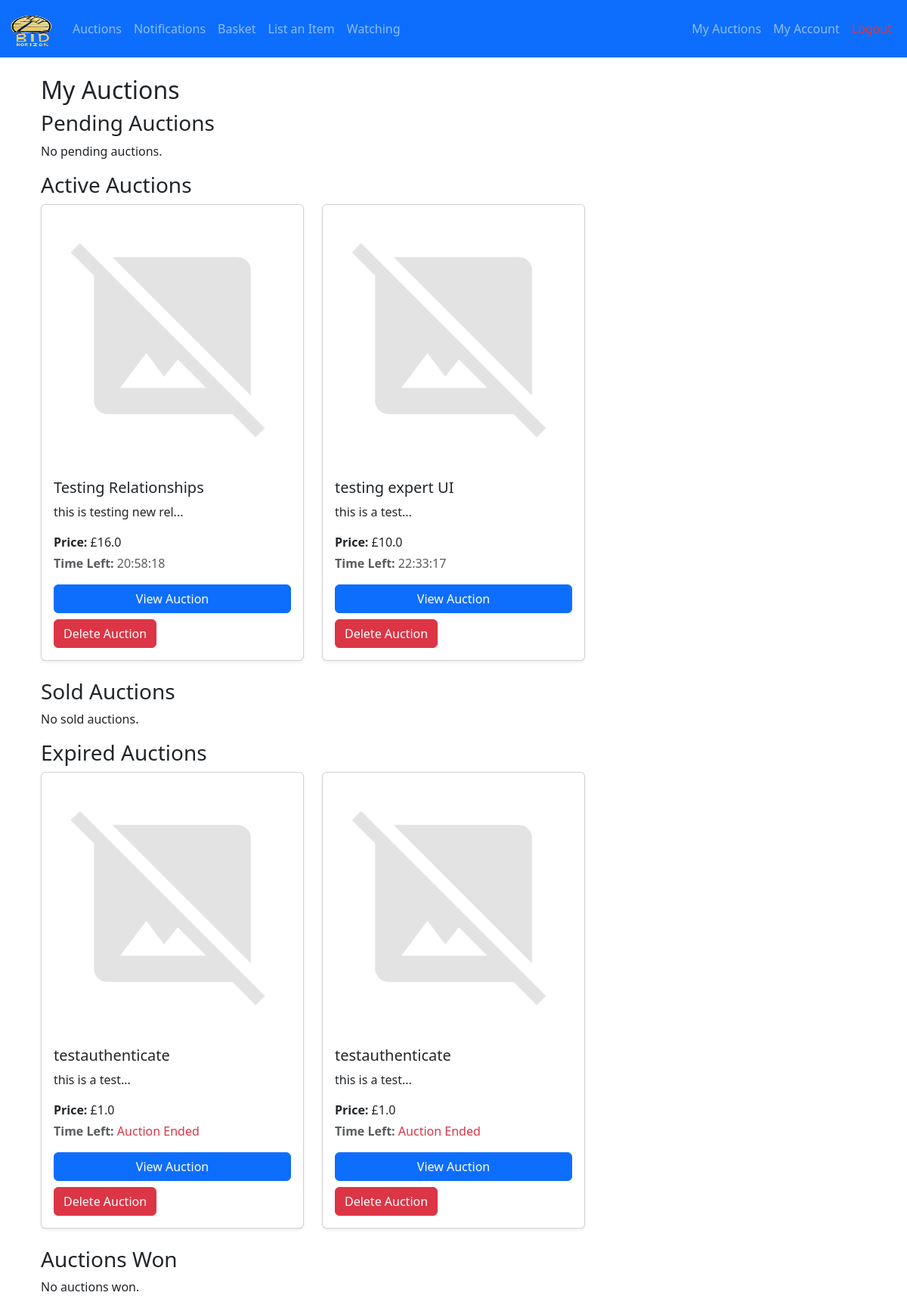
/my_auctions (signed in), run on the app's committed database.
### app/models.py (models this page shows, shortened)
class Item(db.Model):
    __tablename__ = 'items'
    id = db.Column(db.Integer, primary_key=True)
    name = db.Column(db.String(128), nullable=False)
    description = db.Column(db.Text)
    category_id = db.Column(db.Integer, db.ForeignKey('categories.id'))
    minimum_price = db.Column(db.Float, nullable=False)
    current_price = db.Column(db.Float, nullable=False)
    seller_id = db.Column(db.Integer, db.ForeignKey('users.id'), nullable=False)
    winner_id = db.Column(db.Integer, db.ForeignKey('users.id'))
    status = db.Column(db.Integer, default=ItemStatus.PENDING.value)
    start_time = db.Column(db.DateTime)
    end_time = db.Column(db.DateTime, nullable=False)
    created_at = db.Column(db.DateTime, default=datetime.utcnow)
    is_authenticated = db.Column(db.Boolean, default=False)
    bids = db.relationship('Bid', backref='item', lazy='dynamic', cascade="all, delete-orphan")
    images = db.relationship('ItemImage', backref='item', lazy=True, cascade="all, delete-orphan")
    authentication_request = db.relationship('AuthenticationRequest', backref='item', uselist=False, cascade="all, delete-orphan")
    notifications = db.relationship('Notification', back_populates='item', cascade="all, delete-orphan")
    def time_left(self):
        now = datetime.utcnow()
        remaining_time = max(0, (self.end_time - now).total_seconds())
        frame = None
        try:
            import inspect
            frame = inspect.currentframe().f_back
            caller_name = frame.f_code.co_name
        except:
            caller_name = None
        finally:
            del frame  # Clean up memory
        if caller_name and "test_" in caller_name:  # If called from a test
            return int(remaining_time)
        hours = int(remaining_time // 3600)
        minutes = int((remaining_time % 3600) // 60)
        seconds = int(remaining_time % 60)
        return f"{hours:02}:{minutes:02}:{seconds:02}"

### app/views.py (the view)
@views.route('my_auctions', methods=['GET', 'POST'])
@login_required
def my_auctions():
    if is_expert_user(current_user):
        return redirect(url_for('views.expert'))
    if is_manager_user(current_user):
        return redirect(url_for('views.manager'))
    my_auctions = current_user.items_sold.all()
    pending_auctions = [item for item in my_auctions if item.status == ItemStatus.PENDING.value]
    for pending_auction in pending_auctions:
        pending_auction.authentication_request = AuthenticationRequest.query.filter_by(item_id=pending_auction.id).first()
    active_auctions = [item for item in my_auctions if item.status == ItemStatus.ACTIVE.value]
    sold_auctions = [item for item in my_auctions if item.status == ItemStatus.SOLD.value]
    expired_auctions = [item for item in my_auctions if item.status == ItemStatus.EXPIRED.value]
    won_auctions = current_user.items_won.filter_by(status=ItemStatus.SOLD.value).all()
    return render_template(
        'my_auctions.html',
        pending_auctions=pending_auctions,
        active_auctions=active_auctions,
        sold_auctions=sold_auctions,
        expired_auctions=expired_auctions,
        won_auctions=won_auctions
    )

### app/__init__.py (called while the page is built)
def create_app():
    import os
    app = Flask(__name__,)
    env = os.getenv('FLASK_ENV', 'development')
    app.config.from_object(config_dict.get(env, 'development'))
    mail.init_app(app)
    Bootstrap(app)
    csrf = CSRFProtect(app)
    db.init_app(app)
    Migrate(app, db)
    login_manager = LoginManager(app)
    login_manager.init_app(app)
    @login_manager.user_loader
    def load_user(user_id):
        return models.User.query.get(int(user_id))
    from app import models
    from app.views import views  # Import blueprint
    app.register_blueprint(views, url_prefix='/')
    thread = threading.Thread(target=check_auctions, args=(app,), daemon=True)
    thread.start()
    return app

### app/models.py (called while the page is built)
    def is_expert(self):
        return self.priority == UserPriority.EXPERT.value

    def is_manager(self):
        return self.priority == UserPriority.MANAGER.value

### app/views.py (called while the page is built)
def is_expert_user(user):
    return hasattr(user, 'is_expert') and user.is_expert()

def is_manager_user(user):
    return hasattr(user, 'is_manager') and user.is_manager()

### app/templates/my_auctions.html (shortened to what this page needs)
{% extends "base.html" %}
{% block content %}
<div class="container mt-4">
    <h2>My Auctions</h2>
    <h3>Pending Auctions</h3>
    {% if pending_auctions %}
    <div class="row">
        {% for item in pending_auctions %}
        <div class="col-md-4 mb-4">
            <div class="card h-100 shadow-sm">
                {% if item.images %}
                <img src="{{ url_for('static', filename=item.images[0].image_path) }}" class="card-img-top" alt="Auction Image">
                {% else %}
                    <img src="{{ url_for('static', filename='images/placeholder.png') }}" class="card-img-top" alt="No Image Available">
                {% endif %}
                <div class="card-body d-flex flex-column">
                    <h5 class="card-title">{{ item.name }}</h5>
                    <p class="card-text">{{ item.description[:100] }}...</p>
                    <p class="mb-1"><strong>Price:</strong> £{{ item.current_price }}</p>
                    <p class="text-muted">
                        <strong>Time Left:</strong>
                        <span class="countdown-timer"
                              data-endtime="{{ item.end_time.timestamp() }}">
                              {{ item.time_left() }}
                        </span>
                    </p>
                    <a href="{{ url_for('views.auction_detail', item_id=item.id) }}" class="btn btn-primary mt-auto">View Auction</a>
                    {% if item.authentication_request %}
                        <a href="{{ url_for('views.authentication_chat', authentication_id=item.authentication_request.id) }}" class="btn btn-info mt-2">Chat</a>
                    {% else %}
                        <span class="text-muted">No authentication request</span>
                    {% endif %}
                    <form action="{{ url_for('views.delete_auction', item_id=item.id) }}" method="POST" onsubmit="return confirm('Are you sure you want to delete this auction?');">
                        <input type="hidden" name="csrf_token" value="{{ csrf_token() }}">
                        <button type="submit" class="btn btn-danger mt-2">Delete Auction</button>
                    </form>
                </div>
            </div>
        </div>
        {% endfor %}
    </div>
    {% else %}
        <p>No pending auctions.</p>
    {% endif %}
    <h3>Active Auctions</h3>
    {% if active_auctions %}
    <div class="row">
        {% for item in active_auctions %}
        <div class="col-md-4 mb-4">
            <div class="card h-100 shadow-sm">
                {% if item.images %}
                <img src="{{ url_for('static', filename=item.images[0].image_path) }}" class="card-img-top" alt="Auction Image">
                {% else %}
                    <img src="{{ url_for('static', filename='images/placeholder.png') }}" class="card-img-top" alt="No Image Available">
                {% endif %}
                <div class="card-body d-flex flex-column">
                    <h5 class="card-title">{{ item.name }}</h5>
                    <p class="card-text">{{ item.description[:100] }}...</p>
                    <p class="mb-1"><strong>Price:</strong> £{{ item.current_price }}</p>
                    <p class="text-muted">
                        <strong>Time Left:</strong>
                        <span class="countdown-timer"
                              data-endtime="{{ item.end_time.timestamp() }}">
                        </span>
                    </p>
                    <a href="{{ url_for('views.auction_detail', item_id=item.id) }}" class="btn btn-primary mt-auto">View Auction</a>
                    <form action="{{ url_for('views.delete_auction', item_id=item.id) }}" method="POST" onsubmit="return confirm('Are you sure you want to delete this auction?');">
                        <button type="submit" class="btn btn-danger mt-2">Delete Auction</button>
                    </form>
                </div>
            </div>
        </div>
        {% endfor %}
    </div>
    {% else %}
        <p>No active auctions.</p>
    {% endif %}
    <h3>Sold Auctions</h3>
    {% if sold_auctions %}
    <div class="row">
        {% for item in sold_auctions %}
        <div class="col-md-4 mb-4">
            <div class="card h-100 shadow-sm">
                {% if item.images %}
                <img src="{{ url_for('static', filename=item.images[0].image_path) }}" class="card-img-top" alt="Auction Image">
                {% else %}
                    <img src="{{ url_for('static', filename='images/placeholder.png') }}" class="card-img-top" alt="No Image Available">
                {% endif %}
                <div class="card-body d-flex flex-column">
                    <h5 class="card-title">{{ item.name }}</h5>
                    <p class="card-text">{{ item.description[:100] }}...</p>
                    <p class="mb-1"><strong>Price:</strong> £{{ item.current_price }}</p>
                    <p class="text-muted">
                        <strong>Time Left:</strong>
                        <span class="countdown-timer"
                              data-endtime="{{ item.end_time.timestamp() }}">
                              {{ item.time_left() }}
                        </span>
                    </p>
                    <a href="{{ url_for('views.auction_detail', item_id=item.id) }}" class="btn btn-primary mt-auto">View Auction</a>
                </div>
            </div>
        </div>
        {% endfor %}
    </div>
    {% else %}
        <p>No sold auctions.</p>
    {% endif %}
    <h3>Expired Auctions</h3>
    {% if expired_auctions %}
    <div class="row">
        {% for item in expired_auctions %}
        <div class="col-md-4 mb-4">
            <div class="card h-100 shadow-sm">
                {% if item.images %}
                <img src="{{ url_for('static', filename=item.images[0].image_path) }}" class="card-img-top" alt="Auction Image">
                {% else %}
                    <img src="{{ url_for('static', filename='images/placeholder.png') }}" class="card-img-top" alt="No Image Available">
                {% endif %}
                <div class="card-body d-flex flex-column">
                    <h5 class="card-title">{{ item.name }}</h5>
                    <p class="card-text">{{ item.description[:100] }}...</p>
                    <p class="mb-1"><strong>Price:</strong> £{{ item.current_price }}</p>
                    <p class="text-muted">
                        <strong>Time Left:</strong>
                        <span class="countdown-timer"
                              data-endtime="{{ item.end_time.timestamp() }}">
                        </span>
                    </p>
                    <a href="{{ url_for('views.auction_detail', item_id=item.id) }}" class="btn btn-primary mt-auto">View Auction</a>
                    <form action="{{ url_for('views.delete_auction', item_id=item.id) }}" method="POST" onsubmit="return confirm('Are you sure you want to delete this auction?');">
                        <button type="submit" class="btn btn-danger mt-2">Delete Auction</button>
                    </form>
                </div>
            </div>
        </div>
        {% endfor %}
    </div>
    {% else %}
        <p>No expired auctions.</p>
    {% endif %}
    <h3>Auctions Won</h3>
    {% if won_auctions %}
    <div class="row">
        {% for item in won_auctions %}
        <div class="col-md-4 mb-4">
            <div class="card h-100 shadow-sm">
                {% if item.images %}
                <img src="{{ url_for('static', filename=item.images[0].image_path) }}" class="card-img-top" alt="Auction Image">
                {% else %}
                    <img src="{{ url_for('static', filename='images/placeholder.png') }}" class="card-img-top" alt="No Image Available">
                {% endif %}
                <div class="card-body d-flex flex-column">
                    <h5 class="card-title">{{ item.name }}</h5>
                    <p class="card-text">{{ item.description[:100] }}...</p>
                    <p class="mb-1"><strong>Winning Bid:</strong> £{{ item.current_price }}</p>
                    <a href="{{ url_for('views.auction_detail', item_id=item.id) }}" class="btn btn-success mt-auto">View Auction</a>
                </div>
            </div>
        </div>
        {% endfor %}
    </div>
    {% else %}
        <p>No auctions won.</p>
    {% endif %}
</div>
{% endblock %}

### app/static/css/style.css (style rules this page uses)
body { background-color: #FAF3E0; font-family: Arial, sans-serif; color: #2B2D42; }
.card { border-radius: 10px; box-shadow: 0 4px 8px rgba(0, 0, 0, 0.1); }
.btn-primary { background-color: #E2C044; border: none; }

### data on the page
Item: name "Testing Relationships", description "this is testing new rel", current_price "16.0"
Item: name "testing expert UI", description "this is a test", current_price "10.0"
Item: name "testauthenticate", description "this is a test", current_price "1.0"
Item: name "testauthenticate", description "this is a test", current_price "1.0"
